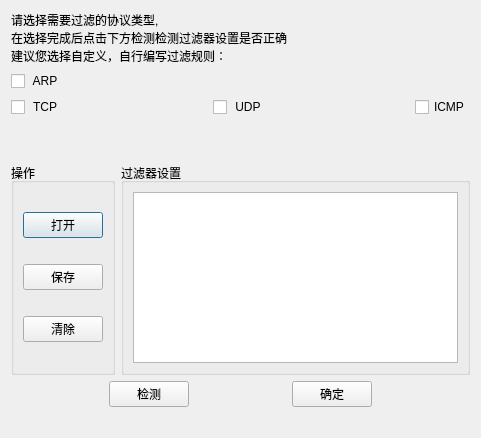
<?xml version="1.0" encoding="UTF-8"?>
<ui version="4.0">
 <class>PacketFilter</class>
 <widget class="QDialog" name="PacketFilter">
  <property name="geometry">
   <rect>
    <x>0</x>
    <y>0</y>
    <width>481</width>
    <height>438</height>
   </rect>
  </property>
  <property name="windowTitle">
   <string>Dialog</string>
  </property>
  <layout class="QVBoxLayout" name="verticalLayout_2">
   <item>
    <layout class="QHBoxLayout" name="horizontalLayout_9">
     <item>
      <widget class="QLabel" name="label">
       <property name="text">
        <string>请选择需要过滤的协议类型,
在选择完成后点击下方检测检测过滤器设置是否正确
建议您选择自定义，自行编写过滤规则：</string>
       </property>
      </widget>
     </item>
    </layout>
   </item>
   <item>
    <layout class="QHBoxLayout" name="horizontalLayout_3">
     <item>
      <widget class="QCheckBox" name="ARP">
       <property name="text">
        <string> ARP</string>
       </property>
      </widget>
     </item>
     <item>
      <spacer name="horizontalSpacer_9">
       <property name="orientation">
        <enum>Qt::Horizontal</enum>
       </property>
       <property name="sizeHint" stdset="0">
        <size>
         <width>40</width>
         <height>20</height>
        </size>
       </property>
      </spacer>
     </item>
    </layout>
   </item>
   <item>
    <layout class="QHBoxLayout" name="horizontalLayout_2">
     <item>
      <widget class="QCheckBox" name="TCP">
       <property name="text">
        <string> TCP</string>
       </property>
       <property name="checked">
        <bool>false</bool>
       </property>
      </widget>
     </item>
     <item>
      <spacer name="horizontalSpacer_6">
       <property name="orientation">
        <enum>Qt::Horizontal</enum>
       </property>
       <property name="sizeHint" stdset="0">
        <size>
         <width>40</width>
         <height>20</height>
        </size>
       </property>
      </spacer>
     </item>
     <item>
      <widget class="QCheckBox" name="UDP">
       <property name="text">
        <string> UDP</string>
       </property>
      </widget>
     </item>
     <item>
      <spacer name="horizontalSpacer_11">
       <property name="orientation">
        <enum>Qt::Horizontal</enum>
       </property>
       <property name="sizeHint" stdset="0">
        <size>
         <width>40</width>
         <height>20</height>
        </size>
       </property>
      </spacer>
     </item>
     <item>
      <widget class="QCheckBox" name="ICMP">
       <property name="text">
        <string>ICMP</string>
       </property>
      </widget>
     </item>
    </layout>
   </item>
   <item>
    <layout class="QHBoxLayout" name="horizontalLayout_8">
     <item>
      <spacer name="horizontalSpacer_13">
       <property name="orientation">
        <enum>Qt::Horizontal</enum>
       </property>
       <property name="sizeHint" stdset="0">
        <size>
         <width>40</width>
         <height>20</height>
        </size>
       </property>
      </spacer>
     </item>
     <item>
      <spacer name="horizontalSpacer_15">
       <property name="orientation">
        <enum>Qt::Horizontal</enum>
       </property>
       <property name="sizeHint" stdset="0">
        <size>
         <width>40</width>
         <height>20</height>
        </size>
       </property>
      </spacer>
     </item>
    </layout>
   </item>
   <item>
    <spacer name="verticalSpacer">
     <property name="orientation">
      <enum>Qt::Vertical</enum>
     </property>
     <property name="sizeHint" stdset="0">
      <size>
       <width>20</width>
       <height>40</height>
      </size>
     </property>
    </spacer>
   </item>
   <item>
    <layout class="QHBoxLayout" name="horizontalLayout_6">
     <item>
      <widget class="QGroupBox" name="groupBox">
       <property name="title">
        <string>操作</string>
       </property>
       <layout class="QVBoxLayout" name="verticalLayout">
        <item>
         <widget class="QPushButton" name="Open">
          <property name="text">
           <string>打开</string>
          </property>
         </widget>
        </item>
        <item>
         <widget class="QPushButton" name="Save">
          <property name="text">
           <string>保存</string>
          </property>
         </widget>
        </item>
        <item>
         <widget class="QPushButton" name="Clear">
          <property name="text">
           <string>清除</string>
          </property>
         </widget>
        </item>
       </layout>
      </widget>
     </item>
     <item>
      <widget class="QGroupBox" name="groupBox_2">
       <property name="title">
        <string>过滤器设置</string>
       </property>
       <layout class="QHBoxLayout" name="horizontalLayout_5">
        <item>
         <widget class="QTextEdit" name="inputFilterText">
          <property name="html">
           <string>&lt;!DOCTYPE HTML PUBLIC &quot;-//W3C//DTD HTML 4.0//EN&quot; &quot;http://www.w3.org/TR/REC-html40/strict.dtd&quot;&gt;
&lt;html&gt;&lt;head&gt;&lt;meta name=&quot;qrichtext&quot; content=&quot;1&quot; /&gt;&lt;style type=&quot;text/css&quot;&gt;
p, li { white-space: pre-wrap; }
&lt;/style&gt;&lt;/head&gt;&lt;body style=&quot; font-family:'SimSun'; font-size:9pt; font-weight:400; font-style:normal;&quot;&gt;
&lt;p style=&quot;-qt-paragraph-type:empty; margin-top:0px; margin-bottom:0px; margin-left:0px; margin-right:0px; -qt-block-indent:0; text-indent:0px;&quot;&gt;&lt;br /&gt;&lt;/p&gt;&lt;/body&gt;&lt;/html&gt;</string>
          </property>
         </widget>
        </item>
       </layout>
      </widget>
     </item>
    </layout>
   </item>
   <item>
    <layout class="QHBoxLayout" name="horizontalLayout">
     <item>
      <spacer name="horizontalSpacer_3">
       <property name="orientation">
        <enum>Qt::Horizontal</enum>
       </property>
       <property name="sizeHint" stdset="0">
        <size>
         <width>40</width>
         <height>20</height>
        </size>
       </property>
      </spacer>
     </item>
     <item>
      <widget class="QPushButton" name="Check">
       <property name="text">
        <string>检测</string>
       </property>
      </widget>
     </item>
     <item>
      <spacer name="horizontalSpacer_2">
       <property name="orientation">
        <enum>Qt::Horizontal</enum>
       </property>
       <property name="sizeHint" stdset="0">
        <size>
         <width>40</width>
         <height>20</height>
        </size>
       </property>
      </spacer>
     </item>
     <item>
      <widget class="QPushButton" name="okButton">
       <property name="text">
        <string>确定</string>
       </property>
      </widget>
     </item>
     <item>
      <spacer name="horizontalSpacer">
       <property name="orientation">
        <enum>Qt::Horizontal</enum>
       </property>
       <property name="sizeHint" stdset="0">
        <size>
         <width>40</width>
         <height>20</height>
        </size>
       </property>
      </spacer>
     </item>
    </layout>
   </item>
   <item>
    <spacer name="verticalSpacer_3">
     <property name="orientation">
      <enum>Qt::Vertical</enum>
     </property>
     <property name="sizeHint" stdset="0">
      <size>
       <width>20</width>
       <height>40</height>
      </size>
     </property>
    </spacer>
   </item>
  </layout>
 </widget>
 <resources/>
 <connections/>
</ui>
